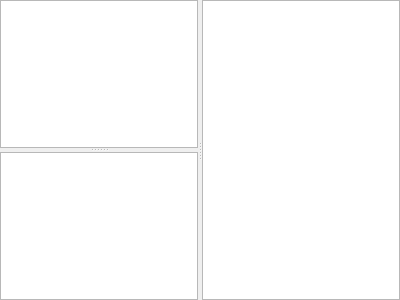
<?xml version="1.0" encoding="UTF-8"?>
<ui version="4.0">
 <class>Form</class>
 <widget class="QWidget" name="Form">
  <property name="geometry">
   <rect>
    <x>0</x>
    <y>0</y>
    <width>400</width>
    <height>300</height>
   </rect>
  </property>
  <property name="windowTitle">
   <string>Form</string>
  </property>
  <layout class="QVBoxLayout" name="verticalLayout">
   <property name="spacing">
    <number>0</number>
   </property>
   <property name="leftMargin">
    <number>0</number>
   </property>
   <property name="topMargin">
    <number>0</number>
   </property>
   <property name="rightMargin">
    <number>0</number>
   </property>
   <property name="bottomMargin">
    <number>0</number>
   </property>
   <item>
    <widget class="QSplitter" name="splitter_2">
     <property name="orientation">
      <enum>Qt::Horizontal</enum>
     </property>
     <widget class="QSplitter" name="splitter">
      <property name="orientation">
       <enum>Qt::Vertical</enum>
      </property>
      <widget class="QTreeView" name="treeView"/>
      <widget class="QGraphicsView" name="graphicsView"/>
     </widget>
     <widget class="QGraphicsView" name="graphicsView_2"/>
    </widget>
   </item>
  </layout>
 </widget>
 <resources/>
 <connections/>
</ui>
